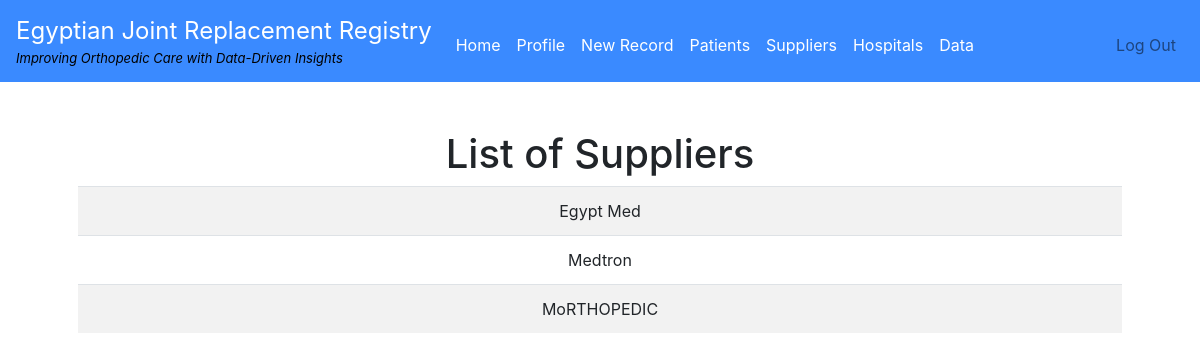
The page /suppliersind (signed in) on the database its author committed.
### tables this page shows
CREATE TABLE "industry" ('indid' INTEGER PRIMARY KEY AUTOINCREMENT NOT NULL, 'userid' INTEGER, 'indname' TEXT, 'indtype' TEXT, 'indrepfirst' TEXT, 'indreplast' TEXT, 'indrepphone' NUMERIC, 'indemail' TEXT);

### application.py (the view)
@app.route("/suppliersind")
@login_required
def suppliersind():
    suppliers = db.execute("SELECT indname FROM industry")
    return render_template("suppliers.html", suppliers = suppliers)

### application.py (called while the page is built)
@app.after_request
def after_request(response):
    response.headers["Cache-Control"] = "no-cache, no-store, must-revalidate"
    response.headers["Expires"] = 0
    response.headers["Pragma"] = "no-cache"
    return response

    def execute(self, text, *multiparams, **params):
        try:
            statement = sqlalchemy.text(text).bindparams(*multiparams, **params)
            result = self.engine.execute(str(statement.compile(compile_kwargs={"literal_binds": True})))
            if result.returns_rows:
                rows = result.fetchall()
                return [dict(row) for row in rows]
            elif result.lastrowid is not None:
                return result.lastrowid
            else:
                return result.rowcount
        except sqlalchemy.exc.IntegrityError:
            return None
        except Exception as e:
            raise RuntimeError(e)

### helpers.py (called while the page is built)
def login_required(f):
    @wraps(f)
    def decorated_function(*args, **kwargs):
        if session.get("user_id") is None:
            return redirect("/login")
        return f(*args, **kwargs)
    return decorated_function

### templates/suppliers.html (shortened to what this page needs)
{% extends "layout.html" %}
{% block main %}
    <form action="/suppliers" method="post">
        <div><h1>List of Suppliers</h1></div>
        <table class = "table table-striped" style="width:100%">
            {% for supplier in suppliers %}
            <tr>
                <td>{{supplier.indname}}</td>
            </tr>
        {% endfor %}
    </table>
    </form>
{% endblock %}

### rows shown on the page
industry: indname "Egypt Med"
industry: indname "Medtron"
industry: indname "MoRTHOPEDIC"
